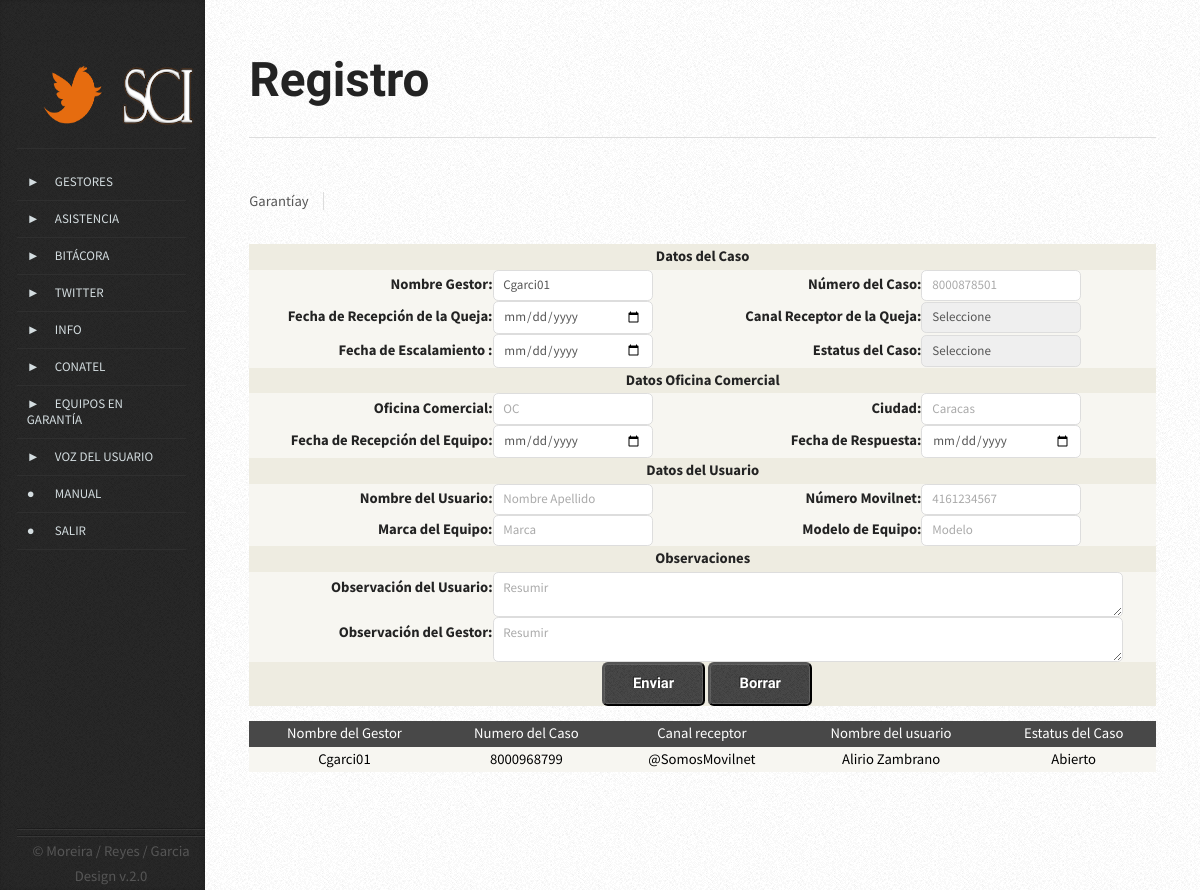
Page /vista/registro_garantia.php (signed in) on the committed database.
### tables this page shows
CREATE TABLE `garantia` (
  `gar_cod` smallint(5) unsigned NOT NULL AUTO_INCREMENT,
  `gar_nombges` varchar(200) DEFAULT NULL,
  `gar_numcas` varchar(20) DEFAULT NULL,
  `gar_fechardq` date DEFAULT NULL,
  `gar_canal` varchar(200) DEFAULT NULL,
  `gar_fechaepg` date DEFAULT NULL,
  `gar_nomoc` varchar(200) DEFAULT NULL,
  `gar_ciuoc` varchar(200) DEFAULT NULL,
  `gar_fecharde` date DEFAULT NULL,
  `gar_fecharoc` date DEFAULT NULL,
  `gar_obseroc` text,
  `gar_nomusu` varchar(200) DEFAULT NULL,
  `gar_numcel` varchar(10) DEFAULT NULL,
  `gar_marca` varchar(20) DEFAULT NULL,
  `gar_modelo` varchar(20) DEFAULT NULL,
  `gar_obserges` text,
  `gar_estatus` varchar(10) DEFAULT NULL,
  PRIMARY KEY (`gar_cod`),
  UNIQUE KEY `gar_numcas` (`gar_numcas`)
);

### modelo/mod_equipo.php (called while the page is built, shortened)
<?php
class equipo{
	public function mostrar($mysqlconn){
		$query= "SELECT gar_nombges, gar_numcas, gar_canal, gar_nomusu, gar_estatus FROM garantia ORDER BY gar_cod DESC LIMIT 1";
		$consulta= mysqli_query($mysqlconn, $query) or die ("Consulta Errónea: ".mysqli_error($mysqlconn));
		if($consulta){
			return ($consulta);
			}
		}
		}
?>

### controlador/listar.php (the view, shortened to what this page needs)
<?php
                               $conexion = new Connex();
                               $mysqlconn= $conexion->conectar();
require("../modelo/mod_equipo.php");
 $consulta= new equipo();
 $listar=$consulta-> mostrar ($mysqlconn);
    if(mysqli_num_rows($listar)>0){
?>
<table id=tablaregistro width=" " border="2" bgcolor="#dcdcdc" align="center" id="listado" >
<thead >
  <tr bgcolor="#000000" >
  <th align="center" bgcolor="#484848"><div align="center" class="style1">Nombre del Gestor</div></th>
  <th align="center" bgcolor="#484848"><div align="center" class="style1">Numero del Caso</div></th>
  <th align="center" bgcolor="#484848"><div align="center" class="style1">Canal receptor</div></th>
  <th align="center" bgcolor="#484848"><div align="center" class="style1">Nombre del usuario</div></th>
  <th align="center" bgcolor="#484848"><div align="center" class="style1">Estatus del Caso</div></th>
 </tr>
 </thead>
 <?php
 for($i=0; $i<mysqli_num_rows($listar); $i++){
 $row= mysqli_fetch_array($listar, MYSQLI_ASSOC);
 $gar_nombges=$row["gar_nombges"];
 $gar_numcas=$row["gar_numcas"];
 $gar_canal=$row["gar_canal"];
 $gar_nomusu=$row["gar_nomusu"];
 $gar_estatus=$row["gar_estatus"];
 ?>
 <tr>
 <td align="center" bgcolor="#f7f6f1"><span class="style4"><?php echo $gar_nombges;?></span>
 <td align="center" bgcolor="#f7f6f1"><span class="style4"><?php echo $gar_numcas;?></span>
 <td align="center" bgcolor="#f7f6f1"><span class="style4"><?php echo $gar_canal;?></span>
 <td align="center" bgcolor="#f7f6f1"><span class="style4"><?php echo $gar_nomusu;?></span>
 <td align="center" bgcolor="#f7f6f1"><span class="style4"><?php echo $gar_estatus;?>
     <?php }?>
 </span>
 </table>
 <?php }?>

### vista/css/style.css (style rules this page uses)
body { background-color: #e8e8e8; background-image: url('images/bg02.png'); }
body,input,textarea,select { font-family: 'Source Sans Pro', sans-serif; font-weight: 400; color: #565656; }
p, ul, ol, dl, table { margin-bottom: 1em; }
table { width: 100%; height: 2%; }
section > :last-child, article > :last-child { margin-bottom: 0; }

### vista/css/style-desktop.css (style rules this page uses)
body { height: 100%; }
body,input,textarea,select { line-height: 1.75em; }

### vista/css/style-narrow.css (style rules this page uses)
body { min-width: 1000px; }
body,input,textarea,select { font-size: 11pt; }

### controlador/listar.php (style rules this page uses)
.style4 { color: #000000 }

### rows in the picture
garantia: gar_nombges "Cgarci01", gar_numcas "8000968799", gar_canal "@SomosMovilnet", gar_nomusu "Alirio Zambrano", gar_estatus "Abierto"
